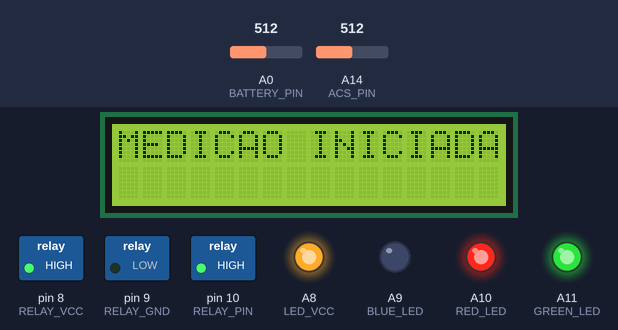
The sketch below on a simulated Arduino Mega 2560, built with avr-gcc and run on an emulated ATmega2560. Parts: 16×2 character LCD, switched loads named in the sketch (green lamp = pin HIGH), output pins drawn as LEDs (lit = HIGH). Inputs (shaded band) come from the test bench; at power-on: A0 (BATTERY_PIN) = 512, A14 (ACS_PIN) = 512. Pins used as bus, display or sensor lines are not drawn; what the sketch prints to the serial monitor is not drawn.

Above: at 2.2 s.
At 4.2 s:
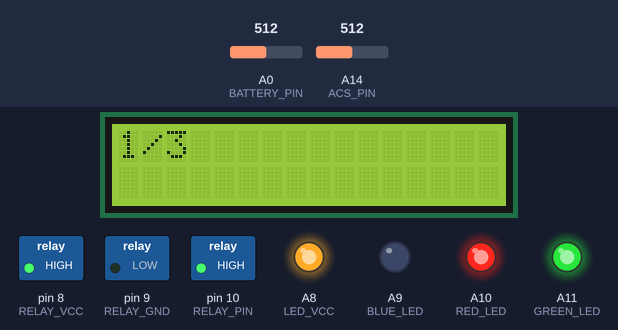
At 9.7 s:
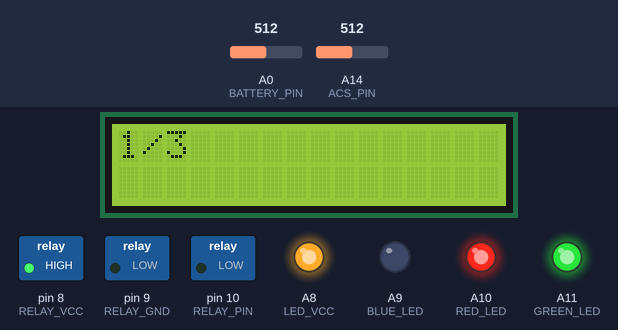
At 12.2 s:
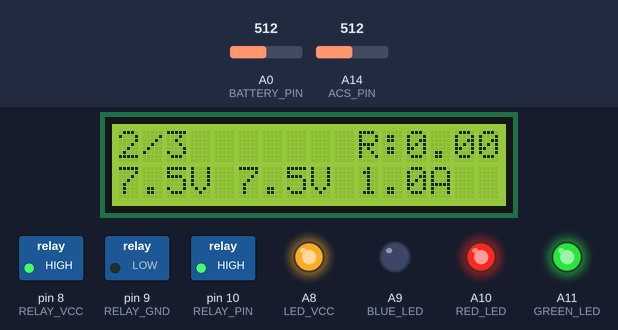
At 20.2 s:
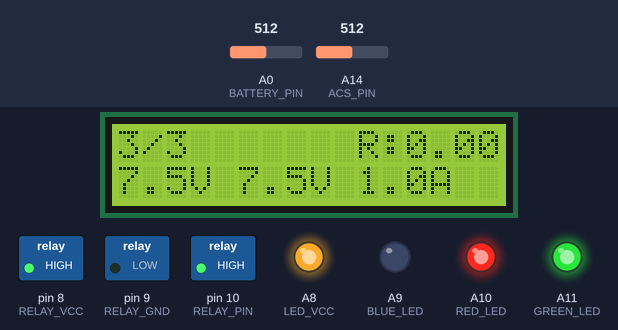
At 25.7 s:
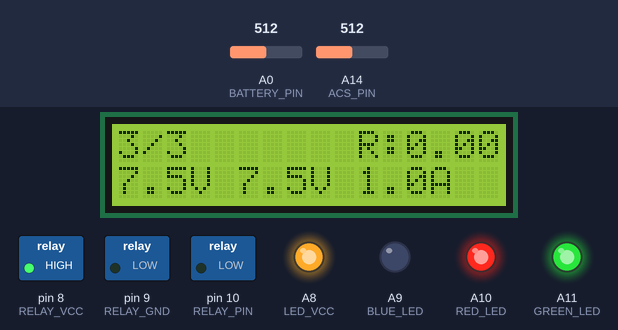
Timing chart, 0 to 29.7 s (numbered marks = the images above):
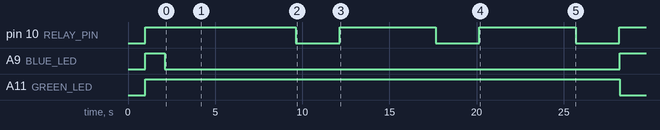

The sketch:

battery-analyzer.ino
```cpp
/*
  Battery Analyzer - InspirAR Health Tech v1.0.
  Created by Gabriel Rosa, February 3, 2022.
  All rights reserved.
*/

#include <Wire.h>
#include <LiquidCrystal_I2C.h>

#define SERIAL_BAUD_RATE 38400UL

#define BATTERY_PIN A0

#define GREEN_LED A11
#define BLUE_LED A9
#define RED_LED A10
#define LED_VCC A8

#define RELAY_VCC 8
#define RELAY_GND 9
#define RELAY_PIN 10

#define ACS_VCC 53
#define ACS_GND 52
#define ACS_PIN A14

#define LCD_VCC 23
#define LCD_GND 22
#define LCD_SDA 20
#define LCD_SCL 21

#define col 16
#define lin 2
#define ende 0x27

const float load = 1.3;

const float r1 = 30000.0;
const float r2 = 15000.0;

const float ACSoffset = 2250.0;
const float mVperAmp = 100;

const float samples = 3.0;

bool flag_medicaoRealizada = false;
bool flag_habilitaPrograma = false;

unsigned long blinkLed = millis();
unsigned long timeout = millis();

LiquidCrystal_I2C lcd(ende, col, lin);

void setup()
{
    Serial.begin(SERIAL_BAUD_RATE);
    delay(1000);

    // Configuração do pino para a leitura analogica da tensao da bateria
    pinMode(BATTERY_PIN, INPUT);

    // Configuração dos pinos do LED
    pinMode(GREEN_LED, OUTPUT);
    pinMode(BLUE_LED, OUTPUT);
    pinMode(RED_LED, OUTPUT);
    pinMode(LED_VCC, OUTPUT);

    // Configuração dos pinos do relé
    pinMode(RELAY_VCC, OUTPUT);
    pinMode(RELAY_GND, OUTPUT);
    pinMode(RELAY_PIN, OUTPUT);

    // Configuracao dos pinos do sensor de corrente
    pinMode(ACS_VCC, OUTPUT);
    pinMode(ACS_GND, OUTPUT);
    pinMode(ACS_PIN, INPUT);

    // Configuracao dos pinos do display LCD
    pinMode(LCD_GND, OUTPUT);
    pinMode(LCD_VCC, OUTPUT);

    // Alimentacao do sensor de corrente
    digitalWrite(ACS_GND, LOW);
    digitalWrite(ACS_VCC, HIGH);

    // Alimentacao do rele
    digitalWrite(RELAY_GND, LOW);
    digitalWrite(RELAY_VCC, HIGH);
    digitalWrite(RELAY_PIN, HIGH);

    // Alimentacao do led
    digitalWrite(LED_VCC, HIGH);

    // Alimentacao do LCD
    digitalWrite(LCD_VCC, HIGH);
    digitalWrite(LCD_GND, LOW);

    // Reset dos led
    toggle_leds(true, false, false);

    // Configuracao do LCD
    lcd.init();
    lcd.backlight();
    lcd.clear();

    flag_habilitaPrograma = true;

    waitBattery();

    // MENU PARA DEBUG
    Serial.println(" ");
    Serial.println("MENU");
    Serial.println("1 - Calcular a corrente");
    Serial.println("2 - Procurar endereços I2C");
    Serial.println("3 - Habilitar programa");
    Serial.println("4 - Escreve no display");
}

void loop()
{
    if (flag_habilitaPrograma)
    {
        if (flag_medicaoRealizada)
        {
            // Timeout de 1 minuto para resfriamento das resistências
            if ((millis() - timeout) > 60000)
            {
                flag_medicaoRealizada = false;
            }
        }
        else if (analogRead(BATTERY_PIN) < 500 && !flag_medicaoRealizada)
        {
            waitBattery();
        }
        else if (analogRead(BATTERY_PIN) > 500 && !flag_medicaoRealizada)
        {
            execMeasurement();
        }
    }
    else
    {
        lcd.setCursor(0, 0);
        lcd.print("EXECUTANDO DEBUG");

        if (Serial.available())
        {
            char c = Serial.read();

            switch (c)
            {
            case '1':
                calculaCorrente();
                break;

            case '2':
                findAddressI2C();
                break;

            case '3':
                flag_habilitaPrograma = true;
                break;

            case '4':
                testarDisplay();
                break;

            default:
                break;
            }
        }
    }
}

void toggle_leds(bool red, bool green, bool blue)
{
    (green == true) ? digitalWrite(GREEN_LED, LOW) : digitalWrite(GREEN_LED, HIGH);
    (blue == true) ? digitalWrite(BLUE_LED, LOW) : digitalWrite(BLUE_LED, HIGH);
    (red == true) ? digitalWrite(RED_LED, LOW) : digitalWrite(RED_LED, HIGH);
}

void waitBattery()
{
    toggle_leds(true, false, false);
    delay(500);
    toggle_leds(false, false, false);
    delay(500);

    Serial.println("Aguardando a bateria");

    lcd.clear();
    lcd.setCursor(4, 0);
    lcd.print("CONECTE A");
    lcd.setCursor(5, 1);
    lcd.print("BATERIA");
}

void stateBattery(float meanResistance)
{
    if (meanResistance < 0.5)
    {
        toggle_leds(false, true, false);
    }
    else if (meanResistance < 1.0)
    {
        toggle_leds(true, true, false);
    }
    else
    {
        toggle_leds(true, false, false);
    }

    lcd.clear();
    lcd.setCursor(0, 0);
    lcd.print("RESISTENCIA: " + String(meanResistance));
    lcd.setCursor(0, 1);
    lcd.print("TIMEOUT DE 1 MIN");

    Serial.println();
    Serial.println("Resultado da bateria");
}

void execMeasurement()
{
    float accumulate_resistance = 0.0;

    // Inicio da medição
    toggle_leds(false, false, true);

    Serial.println("Medição em andamento");

    lcd.clear();
    lcd.setCursor(0, 0);
    lcd.print("MEDICAO INICIADA");

    delay(2000);

    lcd.clear();

    for (int i = 0; i < samples; i++)
    {
        float voltage_open = 0.0;
        float voltage_load = 0.0;
        float current_load = 0.0;
        float resistance = 0.0;
        float current_acs = 0.0;

        float accumulate_voltage_open = 0.0;
        float accumulate_voltage_load = 0.0;
        float accumlate_current_acs = 0.0;

        lcd.setCursor(0, 0);
        lcd.print(String(i + 1) + "/" + String(int(samples)));

        // Aquisição da tensao da bateria sem carga
        delay(5000);
        for (int i = 0; i < 10; i++)
        {
            accumulate_voltage_open += analogRead(BATTERY_PIN) * 0.01466;
            delay(50);
        }

        // Se a bateria foi retirada, a rotina é paralisada
        if (analogRead(BATTERY_PIN) < 200)
        {
            digitalWrite(RELAY_PIN, HIGH);
            flag_medicaoRealizada = true;
            timeout = millis();

            Serial.println("Timeout de 1 minuto");
            Serial.println();

            lcd.clear();
            lcd.setCursor(0, 0);
            lcd.println("BAT DESCONECTADA");
            lcd.setCursor(1, 1);
            lcd.println("TIMEOUT 1 MIN");

            return;
        }


        digitalWrite(RELAY_PIN, LOW);

        // Aquisição da tensão e da corrente da bateria com carga
        delay(2000);
        for (int i = 0; i < 10; i++)
        {
            accumulate_voltage_load += analogRead(BATTERY_PIN) * 0.01466;

            accumlate_current_acs += (((analogRead(ACS_PIN) * 0.004882) - 2.4)) / 0.1;

            delay(50);
        }

        digitalWrite(RELAY_PIN, HIGH);

        // Se a bateria foi retirada, a rotina é paralisada
        if (analogRead(BATTERY_PIN) < 200)
        {
            digitalWrite(RELAY_PIN, HIGH);
            flag_medicaoRealizada = true;
            timeout = millis();

            Serial.println("Timeout de 1 minuto");
            Serial.println();

            lcd.clear();
            lcd.setCursor(0, 0);
            lcd.println("BAT DESCONECTADA");
            lcd.setCursor(1, 1);
            lcd.println("TIMEOUT 1 MIN");

            return;
        }

        voltage_open = accumulate_voltage_open * 0.1;
        voltage_load = accumulate_voltage_load * 0.1;
        current_load = accumlate_current_acs * 0.1;

        resistance = (voltage_open - voltage_load) / current_load;
        accumulate_resistance += resistance;

        Serial.println("Medicao: " + String(i) + " Vopen: " + String(voltage_open) + " VLoad: " +
                       String(voltage_load) + " Current: " + String(current_load) +
                       " Resistance: " + String(resistance));

        lcd.setCursor(10, 0);
        lcd.print("R:" + String(resistance));

        lcd.setCursor(0, 1);
        lcd.print(String(voltage_open, 1) + "V " + String(voltage_load, 1) + "V " + String(current_load, 1) + "A");
    }

    float meanResistance = accumulate_resistance / samples;

    Serial.println("Resistencia Media: " + String(meanResistance));

    flag_medicaoRealizada = true;

    timeout = millis();

    Serial.println("Timeout de 1 minuto");
    Serial.println();

    stateBattery(meanResistance);
}

void calculaCorrente()
{
    float acsValue = 0.0;
    float samples = 0.0;
    float avgAcs = 0.0;
    float avgValueF = 0.0;

    for (int i = 0; i < 150; i++)
    {
        acsValue = analogRead(ACS_PIN);
        samples = samples + acsValue;
        delay(3);
    }

    avgAcs = samples / 150.0;

    avgValueF = ((avgAcs * (5.0 / 1024.0)) - 2.4) / 0.1;

    Serial.println(avgValueF);
}

void findAddressI2C()
{
    Wire.begin();

    Serial.println("I2C Scanner");

    byte error, address;
    int nDevices;
    nDevices = 0;
    for (address = 1; address < 127; address++)
    {
        Wire.beginTransmission(address);
        error = Wire.endTransmission();
        if (error == 0)
        {
            Serial.print("Endereço I2C encontrado: 0x");
            if (address < 16)
                Serial.print("0 ");
            Serial.println(address, HEX);

            nDevices++;
        }
        else if (error == 4)
        {
            Serial.print("ERRO ");
            if (address < 16)
                Serial.print("0");
            Serial.println(address, HEX);
        }
    }
    if (nDevices == 0)
        Serial.println("Nenhum endereço i2C encontrado ");
    else

        Serial.println(" Feito !");

    delay(5000);
}

void testarDisplay()
{
    lcd.setCursor(0, 0);
    lcd.print("TESTE");
}
```

Measured:
- by itself, pin 10 (RELAY_PIN): alternates HIGH for 5.5 s and LOW for 2.5 s, 6 changes in all, then stays HIGH
- by itself, A9 (BLUE_LED): HIGH → LOW at 2.1 s, → HIGH 26.1 s later
- by itself, A11 (GREEN_LED): HIGH → LOW at 28.2 s
- what the display in image 0 shows lasts 2.0 s, from 2.1 s to 4.1 s
- what the display in image 1 shows lasts 8.1 s, from 4.1 s to 12.2 s
